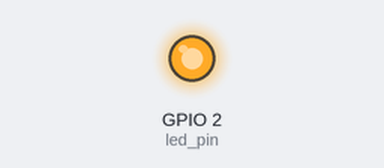
Bench run of a sketch on a simulated ESP32. Parts: output pins drawn as LEDs (lit = HIGH). Random numbers use the default seed unless the sketch sets one.

Above: at 0.3 s.
At 36.1 s:
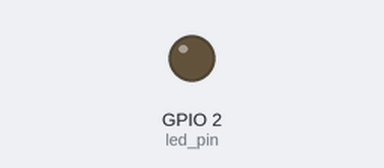
Timing chart, 0 to 40.0 s (numbered marks = the images above):
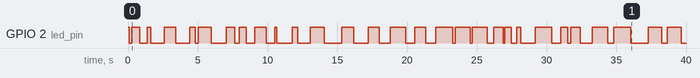

The sketch:

getting_started_challenge.ino
```cpp
#if CONFIG_FREERTOS_UNICORE
static const BaseType_t app_cpu = 0;
#else
static const BaseType_t app_cpu = 1;
#endif

// pins
static const int led_pin = 2;

void toggleLED(void *parameter) {
  while(1) {
    long randNumber = random(100, 1300);
    long randNumber2 = random(100, 1300);

    digitalWrite(led_pin, HIGH);
    vTaskDelay(randNumber / portTICK_PERIOD_MS);
    digitalWrite(led_pin, LOW);
    vTaskDelay(randNumber2 / portTICK_PERIOD_MS);
  }
}

void setup() {
  // put your setup code here, to run once:
  pinMode(led_pin, OUTPUT);
  xTaskCreatePinnedToCore( // xTaskCreate() in FreeRTOS - works in esp_idf but it means it will run it in
  //whatever core it wants
    toggleLED,
    "Toggle_LED",
    1024, // stack size in bytes (words in FreeRTOS)
    NULL, // parameter to pass to function
    1, // task priority (0 to configMAX_PRIORITIES - 1 (24)) // 0 is lowest priority
    NULL, // task handle
    app_cpu // run on core 1 (only esp32, not FREERTOS)
  );
}

void loop() {
  // put your main code here, to run repeatedly:

}
```

Measured:
- by itself, GPIO 2 (led_pin): LOW → HIGH at 0.00 s, → LOW 0.11 s later, → HIGH 0.15 s later, → LOW 0.57 s later, … (58 changes in this stretch)
